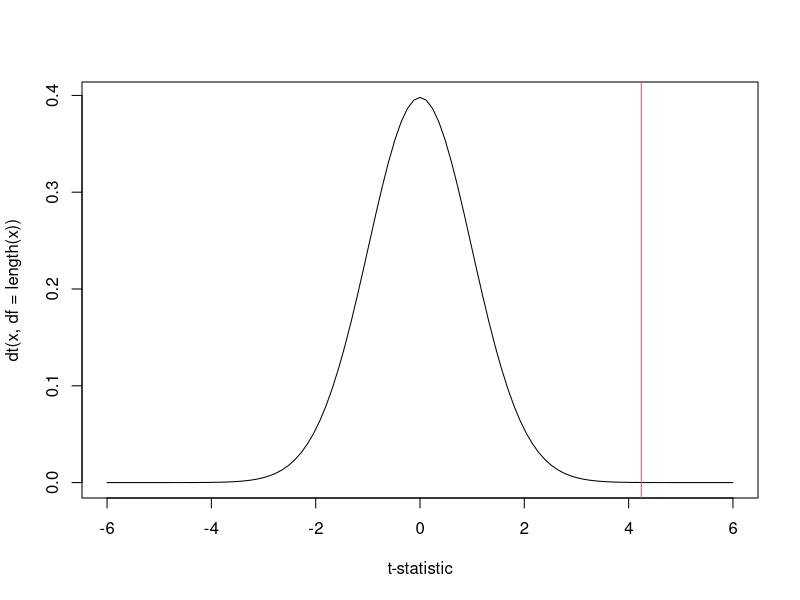
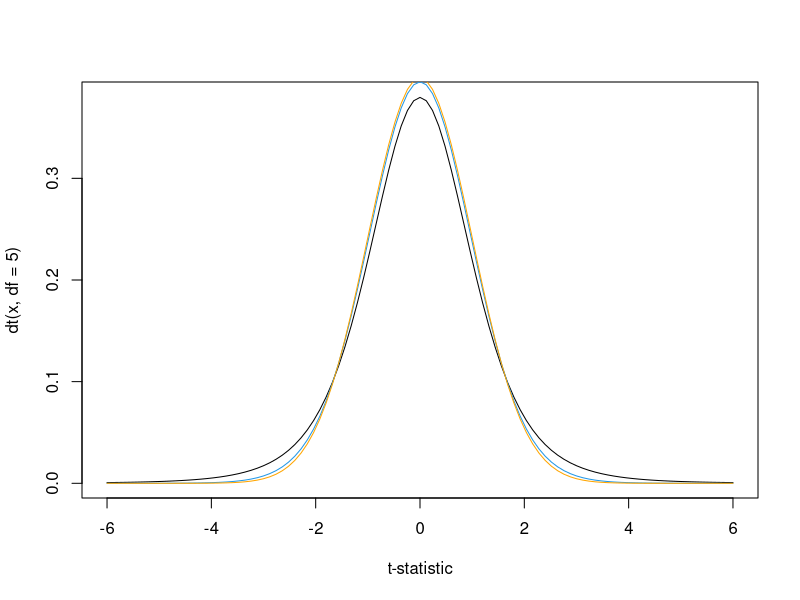
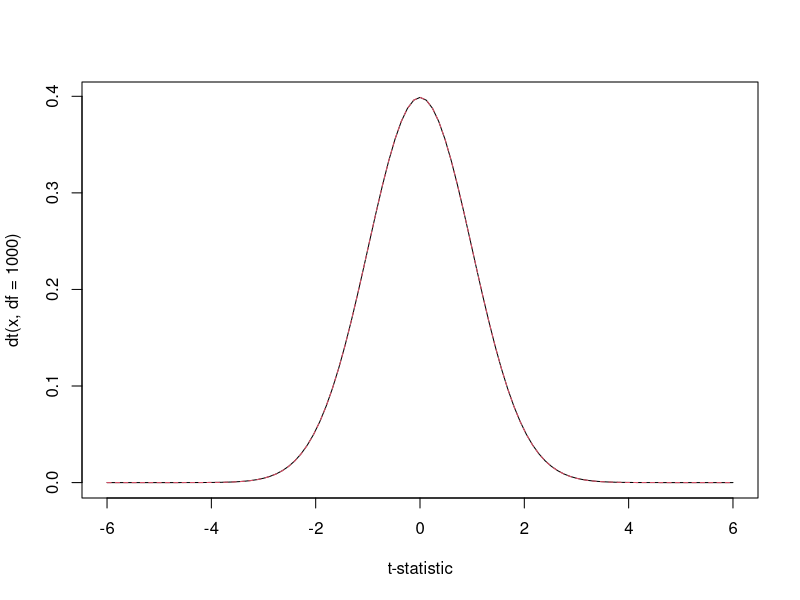
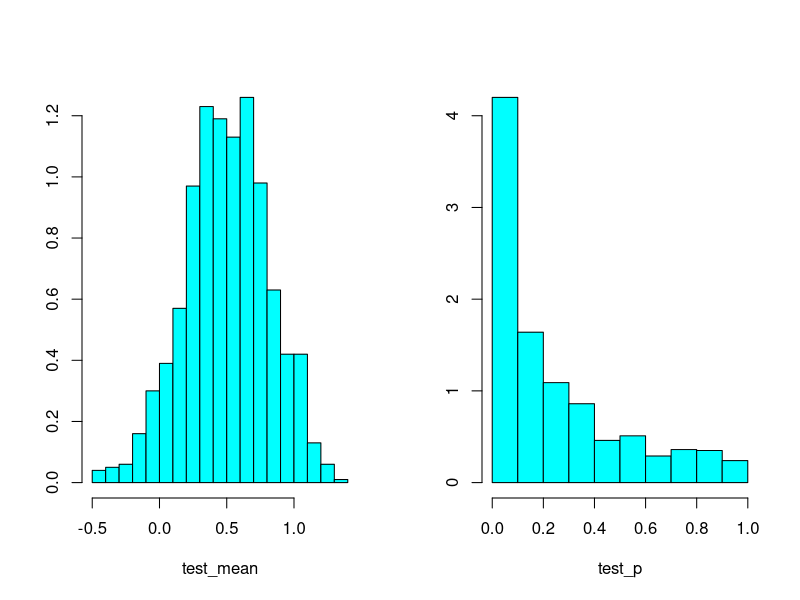
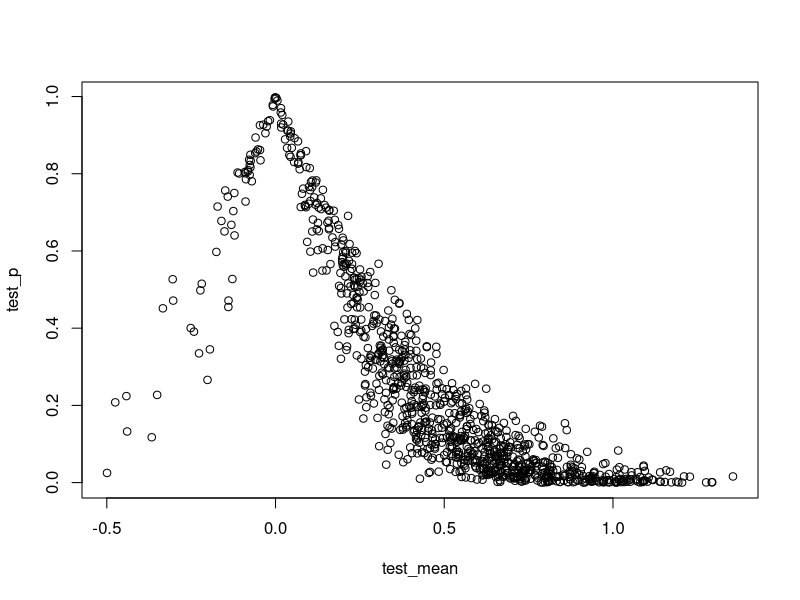
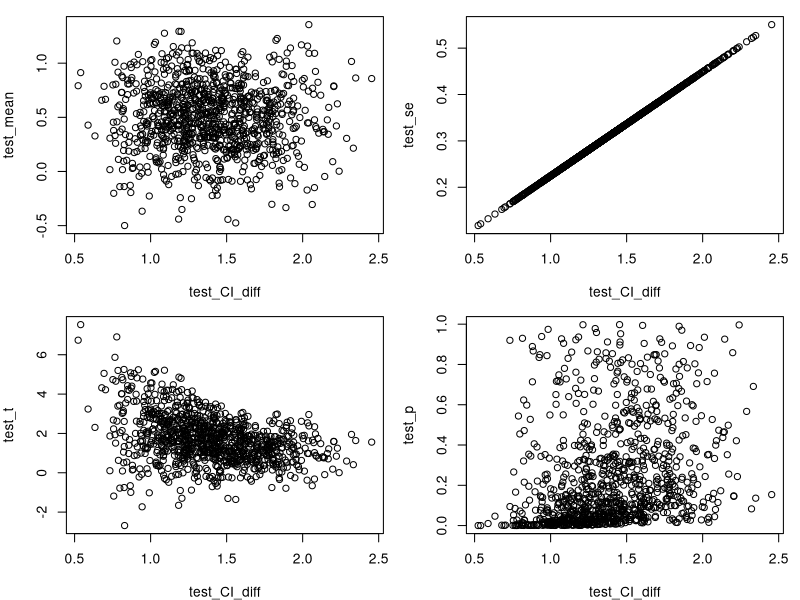
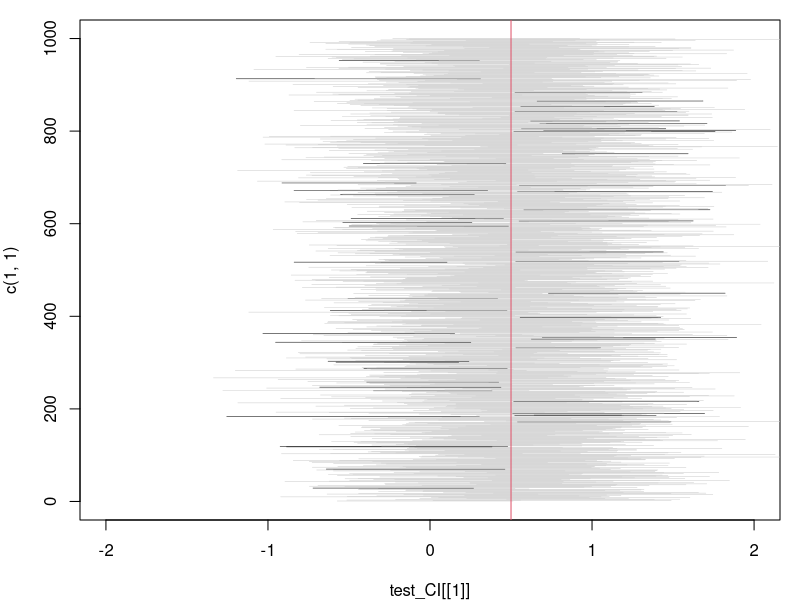

The R script that drew these images, in order:
## R_Demo_Model_Evaluation_standard_errors_tstats_pvalues_CIs.R
##########################################################################
## INSTRUCTOR: Christopher Fariss
## COURSE NAME: Programming and Simulation Methods for Computational Social Science (2W)
## University of Essex Summer School 2024
##
## Date: 2024-07-22
##
## Please e-mail me if you find any errors or have and suggestions
## e-mail: cjf0006@gmail.com
## e-mail: cjfariss@umich.edu
##
##########################################################################
##
## See Davies chapter on Null Hypothesis testing
##
## Note: there are a lot of issues with this framework that we don't consider. But these issues are important for interpretation and use when using statistical tools today. And for remembering the context in which these tools were developed, which we link to themes in my Human Rights course.
##
## Check out this additional resources:
## https://tinystats.github.io/teacups-giraffes-and-statistics/06_standardError.html
##
## And some additiona references in case you are really curious:
##
## Neyman, J. (1937). Outline of a theory of statistical estimation based on the classical theory of probability. Philosophical Transactions of the Royal Society of London Series A, Mathematical and Physical Sciences, 236, 333–380.
##
## Morey, R.D., Hoekstra, R., Rouder, J.N. et al. Continued misinterpretation of confidence intervals: response to Miller and Ulrich. Psychon Bull Rev 23, 131–140 (2016). https://doi.org/10.3758/s13423-015-0955-8
##
##########################################################################
## Introduction to tutorial:
## For this R tutorial, we will learn:
##
## (1) First we will estimate the mean of the estimand (MU)
## (2) How to calculate and interpret standard errors
## (3) How to calculate and interpret t-statistics (or Z-scores)
## (4) How to calculate and interpret p-values
## (5) How to calculate and interpret a 95% Confidence Interval (CI)
##
## Warning!: p-values are weird and confusing. Put another way: WTF is a p-value?
##
## The p-value is a probability but it is not intuitive to think about. Even though p-values are confusing, they are used everywhere so we should try to understand what a p-value means and what it does not mean.
##
## First, to calculate a p-value, we need to first calculate the estimate of interest (e.g., mean, correlation coefficient, regression coefficient). Remember the mean or any other estimate is our representation or summary of our data. Conceptually, we think of the true value of the parameter we are interested in as unobservable so it's theoretical in nature. We call this the estimand or sometimes the population parameter (there are lots of ways to denote this idea).
##
## Second, we calculate the interval around the estimate, which is the standard error of the estimate (the standard error is technically the standard deviation of the estimate but since we only have one estimate and not a distribution of estimates we cannot simply calculate the standard deviation so we estimate it and call it the standard error). We use an estimator, which is just an algorithm or procedure to calculate the estimate.
##
## Third, we calculate the position of the estimate relative to 0 using a density function dt() or dnorm(). Usually, we use the Student's t distribution dt() but sometimes we use the normal density function dnorm(). Note that we are assuming that the distribution is centered at 0 (more on this assumption below).
##
## Fourth, we calculate the p-value. The p-value is the probability that the estimate is contained in the interval around 0, given that we assumed the estimate was 0 in the first place. But there are many other related but not quite correct interpretations of the p-value that exist so be wary!
##
## Put another way, the p-value is the probability that an estimate (e.g., mean, regression coefficient) is not far away from 0, assuming that 0 is the "truth".
##
## The assumption that the estimate is 0 is the "truth" is called the null hypothesis (H_{0}). We assume that the estimate is 0 and then see how far away (distance using a density function) it is from the value we actually calculate from the data. So we can define the p-value as the probability of the data given the null hypothesis: p(data | H0).
##
## p-values that are small, usually less than 0.1, 0.05, or 0.01, are used to make the statement that we "reject the null hypothesis" that the true estimate is 0.
##
## If the p-value is relatively large (usually larger than 0.1 or 0.05) then we make the statement that we "fail to reject the null hypothesis" that the true estimate is 0. Note that we do not say (and don't have evidence of) that the estimate is 0.
##
## To review: The p-value is the probability that the estimate is contained in the interval around 0. If the p-value is small, then we reject the null hypothesis and can then say we have evidence that the estimate is different than 0, given that we assumed the estimate was 0 in the first place.
##
## There are more intuitive and easy to understand probability statements that we can use to provide evidence that effects are different than 0 but null-hypothesis testing and its terminology is dominant in many different fields (even if not explicitly so) and are produced by many of the functions we use in R like lm(), t.test(), etc.
##
## We will consider the Bayesian version of the probability of an estimate in another lesson. Note here that formally it flips the conditional probability we defined above from p(data | H0) to p(H | data), where H is the research hypothesis we are testing and not the null hypothesis (H0).
##
## Fifth, we can use the standard error to construct a confidence interval (CI) around the estimate calculated in step (1). CIs are useful descriptions of the range of possible estimates and the uncertainty we have about the estimate we have produced.
##
## However, CIs are even stranger to think about than p-values given the above discussion. For the p-value, we assume the truth is 0 and estimate the distance from that point using a density function. For the CIs, we estimate an interval around the value of the estimate (e.g., the mean, regression coefficient, etc). Both the distance and the CI interval are constructed using the standard error of the estimate. For the p-value, we assume the ratio: estimate/se_estimate is a point on a density function, usually distributed according to either the Student's t distribution or the standard normal distribution (or the appropriate discrete density function for binary or count data). The CI is the estimate +/- the standard error * some value (usually 1.96 standard deviations for large samples of data, which corresponds with 95% Confidence).
##
## So we can say that we have 95% confidence that the interval generated from our data will contain the "true" parameter value or the estimand. But this is not a probability statement. Rather it is a statement about the proportion of times the interval we generate and call a confidence interval will contain 0.
##
## A confidence procedure (CP) is a procedure that generates confidence intervals, and is said to have a confidence coefficient of X % if, in repeated sampling, X % of intervals would contain the true parameter value for all values of the true value (Neyman 1937).
##
## p-values and CIs are strange statistical ideas to think about. With some tinkering though, we can alter these values and interpret them in more intuitive ways that are based on simple probabilities. We need to use Bayes rule and flip the conditional probability we defined above from p(data | H0) to p(H | data).

##
##########################################################################

library(MASS)

## function to calculate the standard error of the mean
mean_se <- function(x){
  sd(x)/sqrt(length(x))
}

## function to calculate the p-value of the mean
mean_pvalue <- function(x, test.alternative="two.sided"){
  if(test.alternative=="one.sided"){
    ## pt() gives the sum of density (cumulative density) for the student's t distribution for a range from -infinity to the value supplied to the function (this is a one-sided test)
    pt(mean(x)/mean_se(x), df=length(x)-1)
  } else if(test.alternative=="two.sided"){
    ## the value from the min() function is always less than or equal to 0.5 because values from 0 - .5 are less than values from 1 - (0 to .5) and values from .5 to 1 are greater than values from 1 - (.5 to 1)
    ## which is why we have to multiply the value returned by the min() function by 2 (we are adding up two equal size ends of the probability distribution)
    ## this gives us density from both sides of the Student's t distribution
    2 * min(pt(mean(x)/mean_se(x), df=length(x)-1), 1 - pt(mean(x)/mean_se(x), df=length(x)-1))
  } else{
    print("something is wrong!")
  }
}

## generate a simple variable (try different x's to see how the spread of the data influences the standard error, t-stat, p-value, and 95% CI)
x <- 1:5
#x <- c(1,1,3,5,5)
#x <- c(0,0,3,6,6)
#x <- c(-1,-1,3,7,7)
#x <- c(-2,-2,3,8,8)
#x <- c(-3,-3,3,9,9)
#x <- c(-10,-10,3,16,16)
#x <- c(-20,-20,3,26,26)
#x <- c(-100,-100,3,106,106)
#x <- -10:10
#x <- -9:11

x <- rep(1:5,20)
length(x)
x <- 1:5

## calculate an estimate and measures of the uncertainty of the estimate
mean(x) ## mean (estimate)
mean_se(x) ## standard error (standard deviation of the estimate)
mean(x)/mean_se(x) ## t-statistic (ratio of the estimate and the standard deviation of the estimate, which is interpreted as the position on a density function for the Student's t distribution or normal distribution if it's called the z-score)
mean_pvalue(x) ## p-value (probability of an estimated value far away from 0; assuming that 0 is the "Truth")

x <- 1:5
t.test(x)

t.test(x)$estimate ## mean (estimate)
t.test(x)$stderr ## standard error (standard deviation of the estimate)
t.test(x)$statistic ## t-statistic (ratio of the estimate and the standard deviation of the estimate, which is interpreted as the position on a density function for the Student's t distribution or the normal distribution if it's called the z-score)
t.test(x)$p.value ## p-value (probability of an estimated value far away from 0; assuming that 0 is the "Truth")


## let's look at the complete output from the t.test() function
t.test(x)

## two functions to inspect the output from t.test() function
names(t.test(x))
attributes(t.test(x))

## proofs of equality between algorithms
mean(x) == t.test(x)$estimate
mean_se(x) == t.test(x)$stderr
mean(x)/mean_se(x) == t.test(x)$statistic
mean_pvalue(x) == t.test(x)$p.value

mean_pvalue(x)
t.test(x)$p.value

## Note that the last test above is FALSE because of a rounding error
## Below, we will use the round function to determine how many digits the test above is TRUE before becoming FALSE

## plot the Student's t distribution
x<-1:5
par(mfrow=c(1,1))
curve(expr=dt(x,df=length(x)), from=-6,to=6, n=101, xlab="t-statistic")
abline(v=mean(x)/mean_se(x), col=2)

## 95% CI
t.test(x)$estimate + 1.96*t.test(x)$stderr
t.test(x)$estimate - 1.96*t.test(x)$stderr

## why not 1.96? note:
pt(1.96,5) - pt(-1.96,5)

## the above answer does not give us 95% CI
## we can use the q-type function to determine the t-statistic we need to compute the 95% CI
qt(.975,5)
qt(.025,5)

pt(2.570582,5) - pt(-2.570582,5)

## let's recompute the 95% CI
t.test(x)$estimate + 2.57*t.test(x)$stderr
t.test(x)$estimate - 2.57*t.test(x)$stderr

## note this works thought with large df argument (degrees of freedom)
pt(1.96,1000) - pt(-1.96,1000)

curve(expr=dt(x,df=5), from=-6,to=6, n=101, xlab="t-statistic")
curve(expr=dt(x,df=25), from=-6,to=6, n=101, add=TRUE, col=4)
curve(expr=dt(x,df=1000), from=-6,to=6, n=101, add=TRUE, col="orange")

## compare the density of the Student's t to normal
curve(expr=dt(x,df=1000), from=-6,to=6, n=101, xlab="t-statistic")
curve(expr=dnorm(x), from=-6,to=6, n=101, add=TRUE, lty=2, col=2)

## Z-score
pnorm(1.96)
pnorm(-1.96)

pnorm(1.96) - pnorm(-1.96)

qnorm(.975)
qnorm(.025)

pnorm(qnorm(.975)) - pnorm(qnorm(.025))


## instead of using 1.96, if we use the t-statistic, notice that the interval now includes 0 (this will always happen)
## this is the range of values that always includes 0
## note this is not a range that is generally reported in applied data science research
t.test(x)$estimate + t.test(x)$statistic*t.test(x)$stderr
t.test(x)$estimate - t.test(x)$statistic*t.test(x)$stderr


## set the parameters for a small simulation: sample size, mean, standard deviation
sim_n <- 10
MU <- 0.5
SD <- 1

## define objects
test_mean <- test_se <- test_t <- test_p <- test_p.value <- c()
test_CI <- list()

## run the simulation
for(i in 1:1000){
  x1 <- rnorm(sim_n, mean=MU, sd=SD)
  test_mean[i] <- mean(x1)
  test_se[i] <- mean_se(x1)
  test_t[i] <- test_mean[i]/test_se[i]
  test_p[i] <- mean_pvalue(x1)
  test_p.value[i] <- t.test(x1)$p.value
  test_CI[[i]] <-  c(test_mean[i] + qt(.025,sim_n)*test_se[i], test_mean[i] + qt(.975,sim_n)*test_se[i])
}

## plot the results
par(mfrow=c(1,2))
truehist(test_mean)
truehist(test_p)

##
mean(test_mean)
sd(test_mean)

##
mean(test_mean>0)
mean(test_mean<=0)

##
par(mfrow=c(1,1))
plot(test_mean, test_p)

## we will test this more thoroughly with a simulation below
table(test_p.value == test_p)
summary(test_p.value - test_p)


## loop through the list object and calculate
test_CI_0 <- test_CI_diff <- test_CI_MU <- c()
for(i in 1:length(test_CI)){
  test_CI_0[i] <- xor(all(test_CI[[i]]>0), all(test_CI[[i]]<0))
  test_CI_diff[i] <- test_CI[[i]][2] - test_CI[[i]][1]
  test_CI_MU[i] <- MU <= test_CI[[i]][2] & MU >= test_CI[[i]][1]
}

summary(test_CI_diff)

table(test_CI_MU)
table(test_CI_0)

##
par(mfrow=c(2,2), mar=c(4,4,1,1))
plot(test_CI_diff, test_mean)
plot(test_CI_diff, test_se)
plot(test_CI_diff, test_t)
plot(test_CI_diff, test_p)

## plot all the CIs from the simulation
par(mfrow=c(1,1), mar=c(4,4,1,1))
plot(test_CI[[1]], c(1,1), xlim=c(-2,2), ylim=c(0,length(test_CI)), type="n")
for(i in 1:length(test_CI)){
  lines(test_CI[[i]], c(i,i), col=ifelse(test_CI_MU[i], grey(.8),1), lwd=0.5)
}
abline(v=MU, col=2)

## So what does this all tell us? Essentially, if the CI contains 0, then the "true" estimate could also be 0 which is why choose to not claim a relationship is different from 0 (i.e., we fail to reject the null hypothesis).


## Here, we will use the round function to determine how many digits the test above is TRUE before becoming FALSE
## THIS IS JUST FOR FUN!
significant_digit <- 0
test <- TRUE
repeat{
  test <- round(t.test(x)$p.value, significant_digit) == round(mean_pvalue(x), significant_digit)
  if(test==FALSE) break
  significant_digit <- significant_digit + 1
}
significant_digit

## double check
round(t.test(x)$p.value, significant_digit-1) == round(mean_pvalue(x), significant_digit-1)
round(t.test(x)$p.value, significant_digit) == round(mean_pvalue(x), significant_digit)

## print out the rounded digits
print(t.test(x)$p.value, significant_digit-1)
print(mean_pvalue(x), significant_digit-1)

## the difference between the two values is 0.0000000000000003
print(t.test(x)$p.value, significant_digit)
print(mean_pvalue(x), significant_digit)

## we can print out to 22 significant digits in R (note: that this number may be different depending on your computer)
significant_digit+6

## print out the entire digit to the 22nd place
print(t.test(x)$p.value, significant_digit+6)
print(mean_pvalue(x), significant_digit+6)



